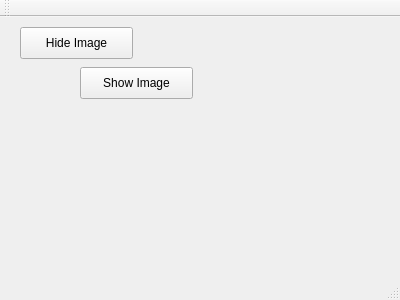
<?xml version="1.0" encoding="UTF-8"?>
<ui version="4.0">
 <class>MainWindow</class>
 <widget class="QMainWindow" name="MainWindow">
  <property name="geometry">
   <rect>
    <x>0</x>
    <y>0</y>
    <width>400</width>
    <height>300</height>
   </rect>
  </property>
  <property name="windowTitle">
   <string>MainWindow</string>
  </property>
  <widget class="QWidget" name="centralWidget">
   <widget class="QPushButton" name="hideImage">
    <property name="geometry">
     <rect>
      <x>20</x>
      <y>10</y>
      <width>113</width>
      <height>32</height>
     </rect>
    </property>
    <property name="maximumSize">
     <size>
      <width>300</width>
      <height>50</height>
     </size>
    </property>
    <property name="text">
     <string>Hide Image</string>
    </property>
   </widget>
   <widget class="QPushButton" name="showImage">
    <property name="geometry">
     <rect>
      <x>80</x>
      <y>50</y>
      <width>113</width>
      <height>32</height>
     </rect>
    </property>
    <property name="maximumSize">
     <size>
      <width>300</width>
      <height>50</height>
     </size>
    </property>
    <property name="text">
     <string>Show Image</string>
    </property>
   </widget>
  </widget>
  <widget class="QMenuBar" name="menuBar">
   <property name="geometry">
    <rect>
     <x>0</x>
     <y>0</y>
     <width>400</width>
     <height>22</height>
    </rect>
   </property>
  </widget>
  <widget class="QToolBar" name="mainToolBar">
   <attribute name="toolBarArea">
    <enum>TopToolBarArea</enum>
   </attribute>
   <attribute name="toolBarBreak">
    <bool>false</bool>
   </attribute>
  </widget>
  <widget class="QStatusBar" name="statusBar"/>
 </widget>
 <layoutdefault spacing="6" margin="11"/>
 <resources/>
 <connections/>
</ui>
